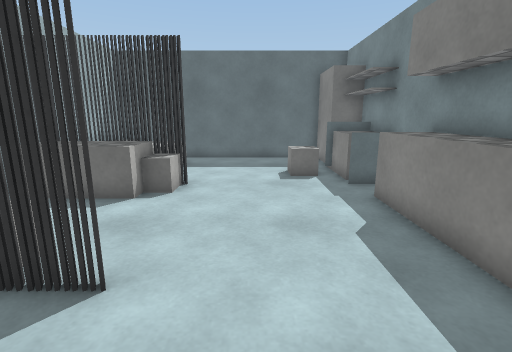
[1] (above)

13 first-person views from a walk through a Unity game level. The camera is 1.2 m above the floor, tilts 12° down and sees 85° across. The floor is counted in squares, 0.5 m on a side. Each view is taken from the middle of a square. On the plan, view 1 faces up. The plan holds only what a view shows up to about 18 squares ahead; the rest is blank. Surface patterns are stand-ins for the level's own textures.

[2]
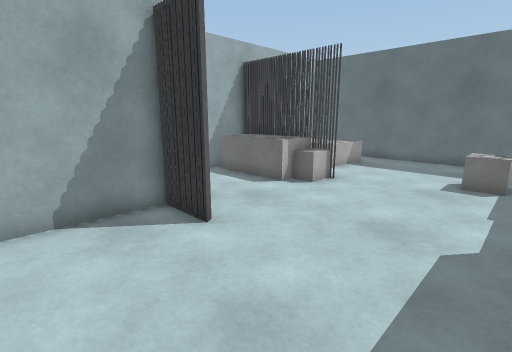

[3]
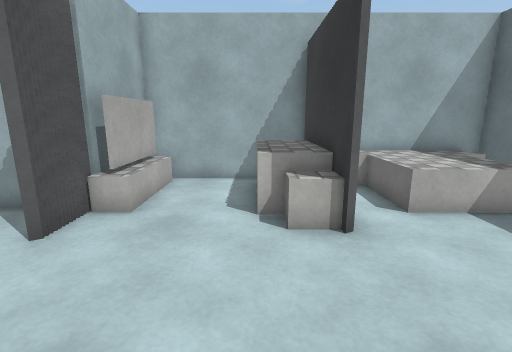

[4]
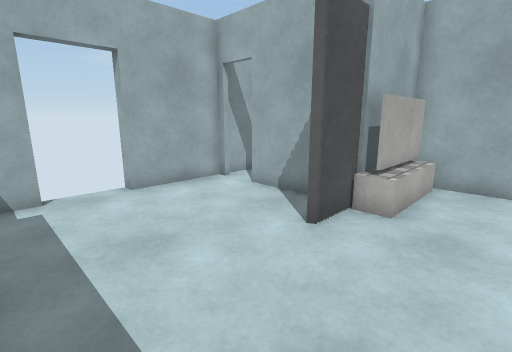

[5]
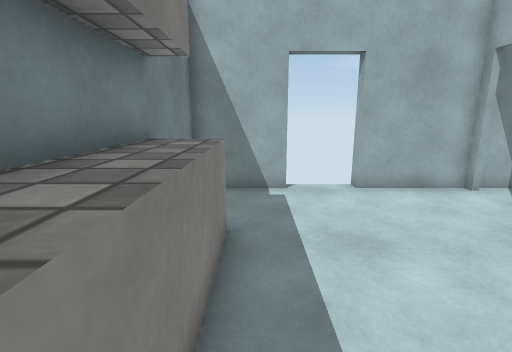

[6]
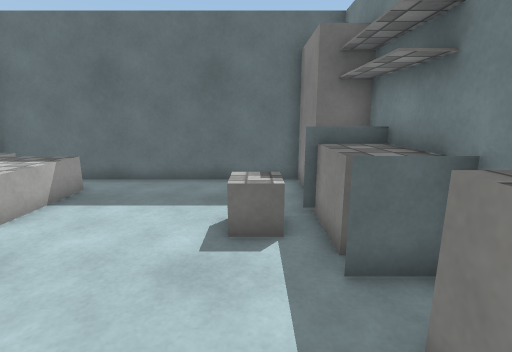

[7]
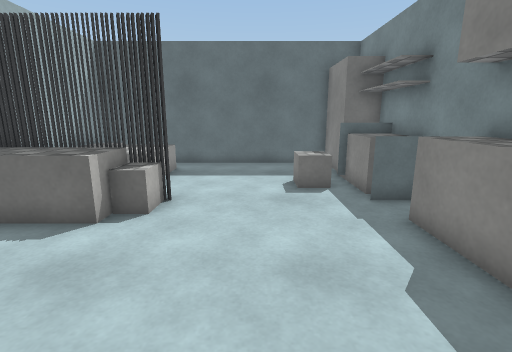

[8]
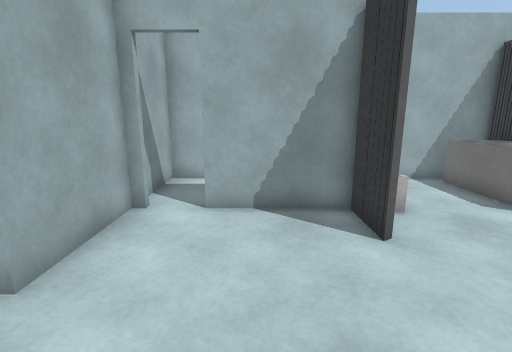

[9]
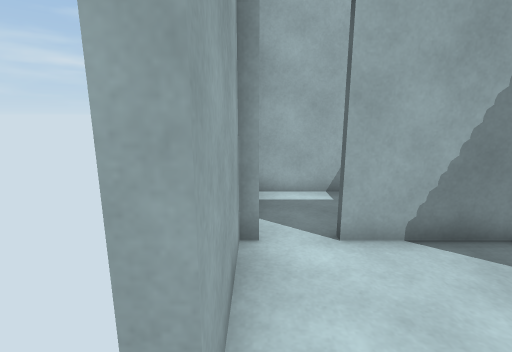

[10]
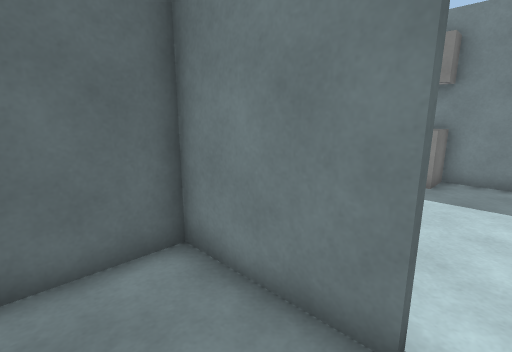

[11]
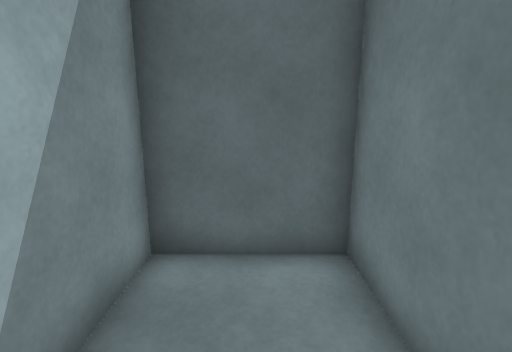

[12]
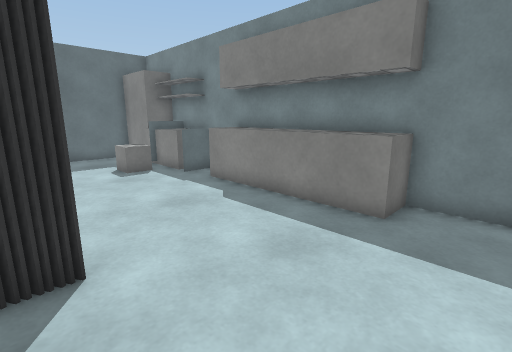

[13]
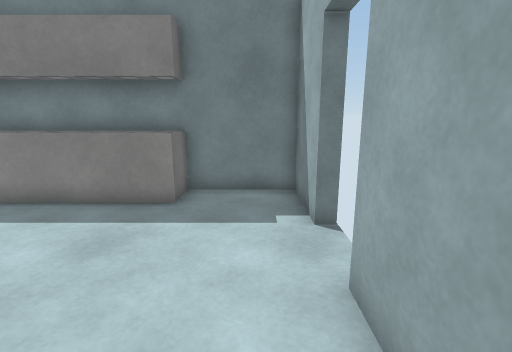

### Floor plan
Key: @ floor where view 1 was taken; # wall or solid block; . floor; = window, fence, low wall or low ledge; ^ raised ledge; B block; C cube.
Columns run from 8 left of view 1 to 5 right of it. Each row starts with its distance up from view 1.
 17 ############B
 16 #B  ........B
 15 #B^^^.......B
 14 #^^^^.......B#
 13 #^^^^.....C#B#
 12 #B^^^....CCBB#
 11 #B........C.B#
 10 ######.....==#
  9 #BBBBB.......#
  8 #BBBB.......=#
  7 #...........=#
  6 #...........=#
  5 #...........=#
  4 #######.....=#
  3 #...###.....=#
  2 #...#.......=#
  1 #...#.......=#
  0 #...#...@....#
 -1 #............#
 -2 ########..####
 -3        #  #

Where each view was taken, in squares from view 1:
view 1: 0 up, 0 right, facing up
view 2: 0 up, 3 right, facing up-left
view 3: 8 up, 3 right, facing left
view 4: 7 up, 3 right, facing down-left
view 5: 7 up, 3 right, facing down
view 6: 6 up, 2 right, facing up
view 7: 2 up, 0 right, facing up
view 8: 1 up, 3 right, facing left
view 9: 2 down, 1 right, facing left
view 10: 1 down, 7 left, facing up-right
view 11: 1 down, 6 left, facing up
view 12: 1 down, 3 left, facing up-right
view 13: 1 down, 4 left, facing right
